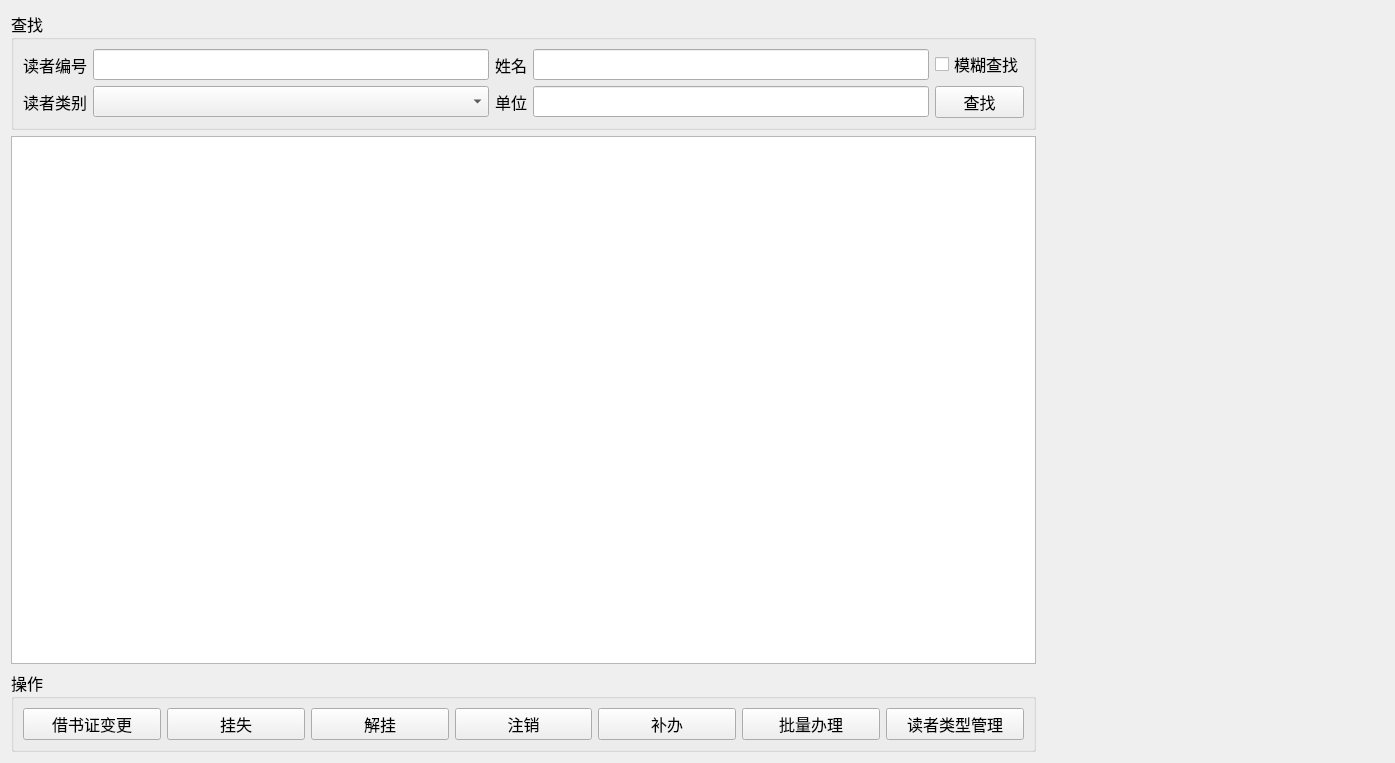
<?xml version="1.0" encoding="UTF-8"?>
<ui version="4.0">
 <class>ReaderWidget</class>
 <widget class="QWidget" name="ReaderWidget">
  <property name="geometry">
   <rect>
    <x>0</x>
    <y>0</y>
    <width>1395</width>
    <height>763</height>
   </rect>
  </property>
  <property name="font">
   <font>
    <family>微软雅黑</family>
    <pointsize>12</pointsize>
   </font>
  </property>
  <property name="windowTitle">
   <string>Form</string>
  </property>
  <layout class="QHBoxLayout" name="horizontalLayout" stretch="3,1">
   <property name="leftMargin">
    <number>11</number>
   </property>
   <property name="topMargin">
    <number>11</number>
   </property>
   <property name="rightMargin">
    <number>11</number>
   </property>
   <property name="bottomMargin">
    <number>11</number>
   </property>
   <item>
    <layout class="QVBoxLayout" name="verticalLayout">
     <item>
      <widget class="QGroupBox" name="groupBox">
       <property name="title">
        <string>查找</string>
       </property>
       <layout class="QGridLayout" name="gridLayout">
        <item row="0" column="0">
         <widget class="QLabel" name="label">
          <property name="text">
           <string>读者编号</string>
          </property>
         </widget>
        </item>
        <item row="0" column="1">
         <widget class="QLineEdit" name="edit_id">
          <property name="clearButtonEnabled">
           <bool>true</bool>
          </property>
         </widget>
        </item>
        <item row="0" column="2">
         <widget class="QLabel" name="label_3">
          <property name="minimumSize">
           <size>
            <width>0</width>
            <height>0</height>
           </size>
          </property>
          <property name="text">
           <string>姓名</string>
          </property>
          <property name="alignment">
           <set>Qt::AlignRight|Qt::AlignTrailing|Qt::AlignVCenter</set>
          </property>
         </widget>
        </item>
        <item row="0" column="3">
         <widget class="QLineEdit" name="edit_name">
          <property name="clearButtonEnabled">
           <bool>true</bool>
          </property>
         </widget>
        </item>
        <item row="1" column="0">
         <widget class="QLabel" name="label_2">
          <property name="text">
           <string>读者类别</string>
          </property>
         </widget>
        </item>
        <item row="1" column="1">
         <widget class="QComboBox" name="cmb_type"/>
        </item>
        <item row="1" column="2">
         <widget class="QLabel" name="label_4">
          <property name="text">
           <string>单位</string>
          </property>
          <property name="alignment">
           <set>Qt::AlignRight|Qt::AlignTrailing|Qt::AlignVCenter</set>
          </property>
         </widget>
        </item>
        <item row="1" column="3">
         <widget class="QLineEdit" name="edit_dept">
          <property name="clearButtonEnabled">
           <bool>true</bool>
          </property>
         </widget>
        </item>
        <item row="0" column="4">
         <widget class="QCheckBox" name="ckb_find">
          <property name="text">
           <string>模糊查找</string>
          </property>
         </widget>
        </item>
        <item row="1" column="4">
         <widget class="QPushButton" name="btn_find">
          <property name="text">
           <string>查找</string>
          </property>
         </widget>
        </item>
       </layout>
      </widget>
     </item>
     <item>
      <widget class="QTableView" name="tableView"/>
     </item>
     <item>
      <widget class="QGroupBox" name="groupBox_2">
       <property name="title">
        <string>操作</string>
       </property>
       <layout class="QGridLayout" name="gridLayout_2">
        <item row="0" column="1">
         <widget class="QPushButton" name="btn_loss">
          <property name="text">
           <string>挂失</string>
          </property>
         </widget>
        </item>
        <item row="0" column="2">
         <widget class="QPushButton" name="btn_normal">
          <property name="text">
           <string>解挂</string>
          </property>
          <property name="checkable">
           <bool>false</bool>
          </property>
         </widget>
        </item>
        <item row="0" column="4">
         <widget class="QPushButton" name="btn_user_disable">
          <property name="text">
           <string>注销</string>
          </property>
         </widget>
        </item>
        <item row="0" column="0">
         <widget class="QPushButton" name="btn_alter">
          <property name="text">
           <string>借书证变更</string>
          </property>
          <property name="checkable">
           <bool>false</bool>
          </property>
         </widget>
        </item>
        <item row="0" column="6">
         <widget class="QPushButton" name="btn_batch">
          <property name="text">
           <string>批量办理</string>
          </property>
         </widget>
        </item>
        <item row="0" column="5">
         <widget class="QPushButton" name="btn_replace">
          <property name="text">
           <string>补办</string>
          </property>
         </widget>
        </item>
        <item row="0" column="7">
         <widget class="QPushButton" name="btn_type">
          <property name="text">
           <string>读者类型管理</string>
          </property>
         </widget>
        </item>
       </layout>
      </widget>
     </item>
    </layout>
   </item>
   <item>
    <widget class="ReaderInfo" name="info" native="true"/>
   </item>
  </layout>
 </widget>
 <customwidgets>
  <customwidget>
   <class>ReaderInfo</class>
   <extends>QWidget</extends>
   <header location="global">ReaderInfo.h</header>
   <container>1</container>
  </customwidget>
 </customwidgets>
 <resources/>
 <connections/>
</ui>
